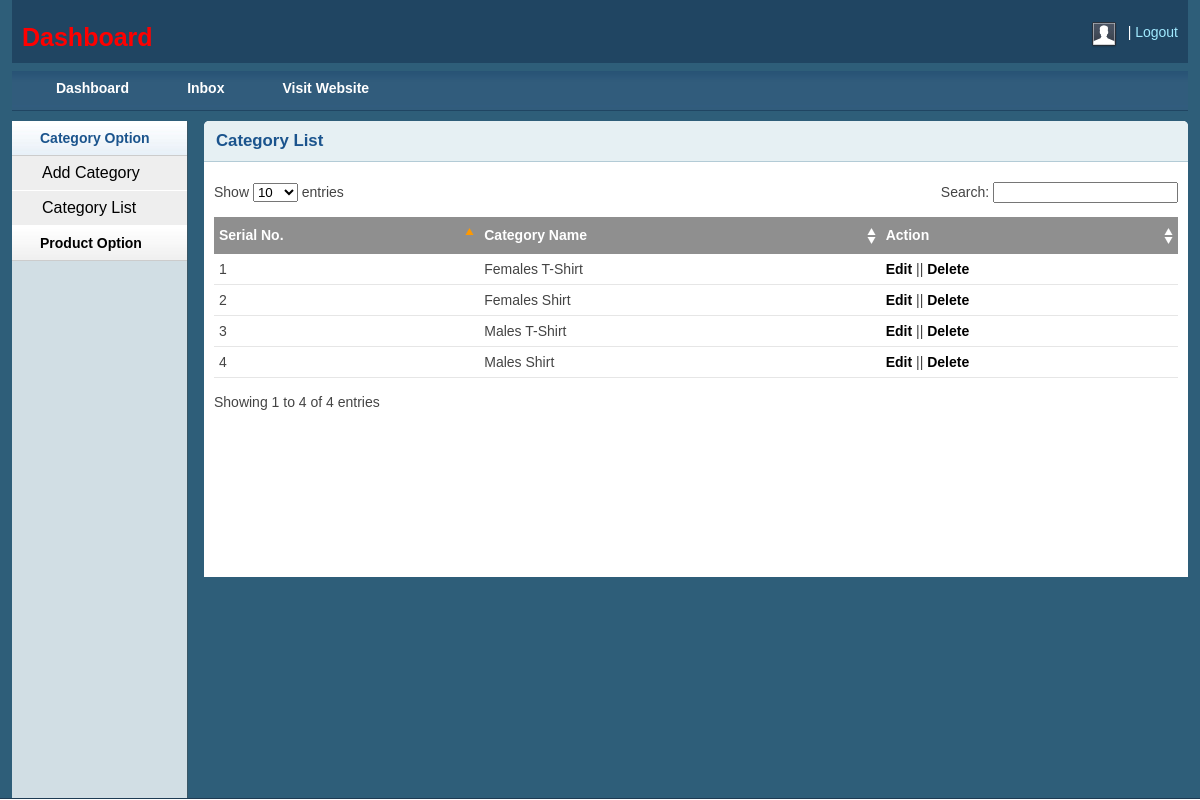
The app's page /admin/catlist.php (signed in) with its own data.
### tables this page shows
CREATE TABLE `tbl_category` (
  `catId` int(11) NOT NULL,
  `catName` varchar(255) NOT NULL
);

### lib/Database.php (called while the page is built, shortened)
<?php
class Database
{
    public $host   = DB_HOST;
    public $user   = DB_USER;
    public $pass   = DB_PASS;
    public $dbname = DB_NAME;
    public $link;
    private function connectDB()
    {
        $this->link = new mysqli(
            $this->host,
            $this->user,
            $this->pass,
            $this->dbname
        );
    }
    public function select($query)
    {
        $result = $this->link->query($query) or
        die($this->link->error . __LINE__);
        if ($result->num_rows > 0) {
            return $result;
        } else {
            return false;
        }
    }
}

### classes/Category.php (called while the page is built, shortened)
<?php
$filepath = realpath(dirname(__FILE__));
include_once($filepath.'/../lib/Database.php');
 ?>
<?php
class Category
{
    private $db;
    public function __construct()
    {
        $this->db = new Database();
    }
    public function getAllCat()
    {
        $query = "SELECT * FROM tbl_category ORDER BY catId DESC";
        $result = $this->db->select($query);
        return $result;
    }
}

### admin/catlist.php (the view, shortened to what this page needs)
<?php include 'inc/header.php';?>
<?php include 'inc/sidebar.php';?>
<?php include '../classes/Category.php'; ?>
<?php
$cat = new Category();
 ?>
        <div class="grid_10">
            <div class="box round first grid">
                <h2>Category List</h2>
                <div class="block">
                    <table class="data display datatable" id="example">
					<thead>
						<tr>
							<th>Serial No.</th>
							<th>Category Name</th>
							<th>Action</th>
						</tr>
					</thead>
					<tbody>
						<?php
                        $getCat = $cat->getAllCat();
                        if ($getCat) {
                            $i=0;
                            while ($result = $getCat->fetch_assoc()) {
                                $i++; ?>
						<tr class="odd gradeX">
							<td><?php echo $i; ?></td>
							<td><?php echo $result['catName']; ?></td>
							<td><a href="catedit.php?catid=<?php echo $result['catId']; ?>">Edit</a> || <a onclick="return confirm('Are you sure to delete this?')" href="?delcat=<?php echo $result['catId']; ?>">Delete</a></td>
						</tr>
						<?php
                            }
                        } ?>
					</tbody>
				</table>
               </div>
            </div>
        </div>
<?php include 'inc/footer.php';?>

### admin/css/layout.css (style rules this page uses)
body { background: #fff none repeat scroll 0 0; color: #444; font-size: 14px; padding: 0; }
a { color: #000; font-weight:bold; text-decoration: none; }
h1, h2, h3, h4, h5, h6 { line-height:1.2em; margin-bottom:.3em; }
h2 { margin-top:1em; }
.box { background:#fff; margin-bottom:20px; padding:10px 10px 10px 10px; margin-left:-8px; }
.box.grid { padding-bottom:40px; }
.box.round { -moz-border-radius: 5px 5px 0px 0px; -webkit-border-radius: 5px 5px 0px 0px; border-radius: 5px 5px 0px 0px; }
.box h2 { font-size:1.2em; font-weight:bold; color:#1B548D; background:#E6F0F3; margin:-10px -10px 0 -10px; padding:10px 12px; border-bottom:1px solid #B3CBD6; -moz-border-radius: 5px 5px 0px 0px; -webkit-border-radius: 5px 5px 0px 0px; border-radius: 5px 5px 0px 0px; }
.box.first { min-height: 406px; }
.block { padding-top:20px; }
.block { padding-bottom:1px; }
table.display { margin: 0 auto; clear: both; width: 100%; }
.sorting_asc { background: #8f8f8f url(../img/table/sort_asc.png) no-repeat center right; padding:8px 5px; text-align:left; color:#fff; }
.sorting { background:#8f8f8f url(../img/table/sort_both.png) no-repeat center right; padding:8px 5px; text-align:left; color:#fff; }
tr.odd { height: 30px; line-height: 30px; border-bottom:1px solid #e6e6e6; }
tr.even { height: 30px; line-height: 30px; border-bottom:1px solid #e6e6e6; }
tr.odd td, tr.even td { padding-left:5px; }

### records on screen
tbl_category: catName "Females T-Shirt"
tbl_category: catName "Females Shirt"
tbl_category: catName "Males T-Shirt"
tbl_category: catName "Males Shirt"
